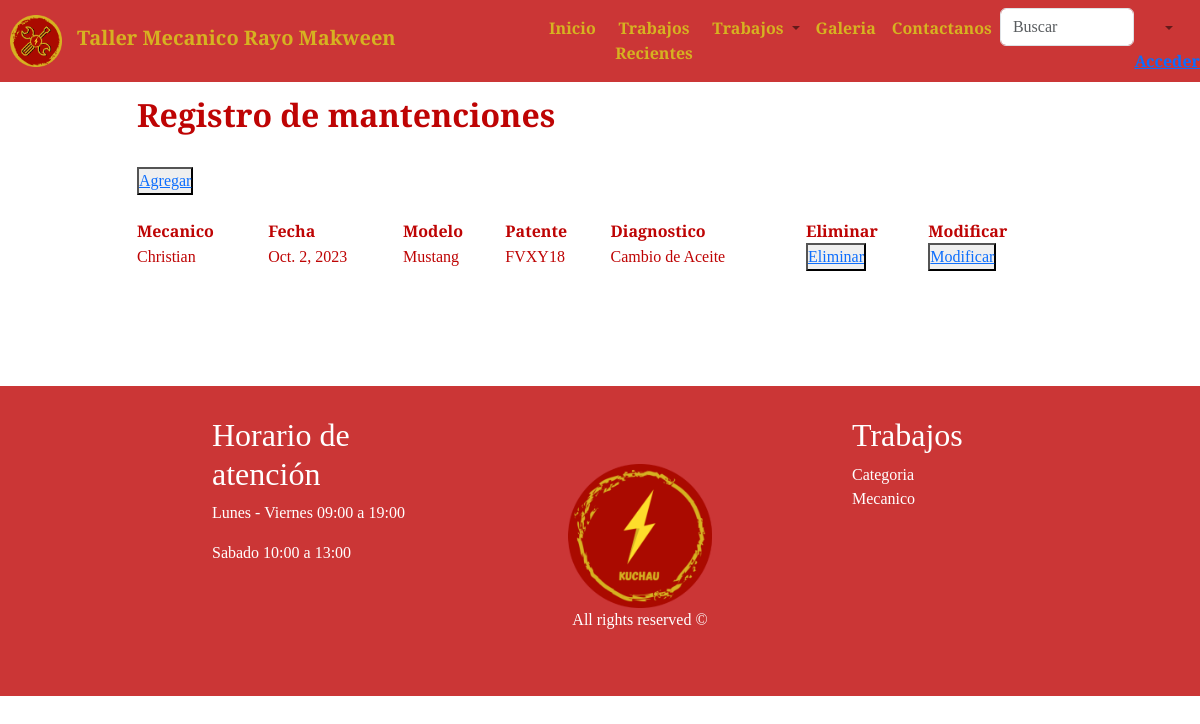
Screenshot of /taller/crud_atencion with the database file from the repository.
### taller/models.py (models this page shows)
class Atencion(models.Model):
    id_atencion     = models.AutoField(primary_key=True, db_column='idAtencion')
    mecanico        = models.ForeignKey('Mecanico',on_delete=models.CASCADE, db_column='rut')
    fecha_atencion  = models.DateField(blank=False, null=False)
    modelo          = models.CharField(max_length=20)
    patente         = models.CharField(max_length=20)
    diagnostico     = models.CharField(max_length=100)
    id_mantencion   = models.ForeignKey('Mantencion', on_delete=models.CASCADE, db_column='idMantencion')
    cantidad        = models.CharField(max_length=20)
    valor           = models.CharField(max_length=20)

class Mecanico(models.Model):
    rut              = models.CharField(db_column='rut', primary_key=True,max_length=10)
    nombre           = models.CharField(max_length=20)
    apellido_paterno = models.CharField(max_length=20)
    apellido_materno = models.CharField(max_length=20)
    fecha_nacimiento = models.DateField(blank=False, null=False)
    id_genero        = models.ForeignKey('Genero',on_delete=models.CASCADE, db_column='idGenero')
    telefono         = models.CharField(max_length=45)
    email            = models.EmailField(unique=True, max_length=100, blank=True, null=True)
    direccion        = models.CharField(max_length=50, blank=True, null=True)

### taller/views.py (the view)
# urls.py: path('crud_atencion', views.crud_atencion, name='crud_atencion'),
def crud_atencion(request):
    atenciones=Atencion.objects.all()
    context={'atenciones':atenciones}
    print("Enviando datos a atencion_list")
    return render(request,"taller/atencion_list.html",context)

### taller/templates/taller/atencion_list.html (shortened to what this page needs)
{% load static %}
<!DOCTYPE html>
<html lang="en">
<head>
    <link rel="stylesheet" href="https://stackpath.bootstrapcdn.com/bootstrap/4.1.3/css/bootstrap.min.css"
>
    <link rel="stylesheet" href="{% static 'img/iconos/css/fontello.css' %}">
    <link rel="stylesheet" href="{% static 'ext/bootstrap/css/bootstrap.min.css' %}">
    <link rel="stylesheet" href="{% static 'css/keyframes.css' %}">
    <link rel="stylesheet" href="{% static 'css/banner.css' %}">
    <link rel="stylesheet" href="{% static 'css/style.css' %}">
</head>
<body>
    <header>
        <nav class="my_navbar navbar navbar-expand-lg navbar-light bg-light fixed-top">
          <a class="navbar-brand pad_l" href="index"> <img  style="max-width: 10%;" src="{% static 'img/Llave.png' %}" class="img-fluid" alt="Logo" width="20%">
          <b class="color_nav">&nbsp Taller Mecanico Rayo Makween</b></a>
          <div class="collapse navbar-collapse" id="navbarSupportedContent">
            <ul class="navbar-nav mr-auto">
              <li class="nav-item active">
                <a class="nav-link" href="index"><b class="color_nav">Inicio</b><span class="sr-only">(current)</span></a>
              </li>
              <li class="nav-item">
                <a class="nav-link" href="trabajosrecientes"><b class="color_nav">Trabajos Recientes</b></a>
              </li>
              <li class="nav-item dropdown">
                <a class="nav-link dropdown-toggle" href="#" id="navbarDropdown" role="button" data-toggle="dropdown"
                  aria-haspopup="true" aria-expanded="false">
                  <b class="color_nav">Trabajos</b>
                </a>
              </li>
              <li class="nav-item">
                <a class="nav-link" href="galeria"><b class="color_nav">Galeria</b></a>
              </li>
              <li>
              <li class="nav-item">
                <a class="nav-link" href="contactanos"><b class="color_nav">Contactanos</b></a>
              </li>
              <li>
                  <input class="form-control" type="search" placeholder="Buscar">
              </li>
              <li class="nav-item dropdown">
                <a class="nav-link dropdown-toggle" href="#" id="navbarDropdown" role="button" data-toggle="dropdown"
                  aria-haspopup="true" aria-expanded="false">
                  <b class="color_nav">{% if user.is_authenticated %}
                                        Bienvenido: {{user.username}}!
                                        {% else %}
                                        <a href="http://127.0.0.1:8000/accounts/login"><b>Acceder</b></a>
                                       {% endif %}
                  </b>
                </a>
              </li>
            </ul>
          </div>
        </nav>
      </header>
    <section>
        <div class="container">
            <div class="row color_cont">
                <div class="col-md-1"></div>
                <div class="col-md-10" style="padding-bottom: 2%;">
                    <br><br><br><br>
                    <div class="row text-left">
                        <h2><b> Registro de mantenciones</b></h2>
                    </div>
                    <div class="list-group">
                        <br>
                        <button type="button" style="width: fit-content;">
                            <a href="{% url 'atencionAdd' %}">Agregar</a>
                        </button><br>
                        <table>
                            {% if atenciones %}
                                <th>Mecanico</th>
                                <th>Fecha</th>
                                <th>Modelo</th>
                                <th>Patente</th>
                                <th>Diagnostico</th>
                                <th>Eliminar</th>
                                <th>Modificar</th>
                                {% for x in atenciones %}
                                    <tr>
                                        <td>{{ x.mecanico.nombre }}</td>
                                        <td>{{ x.fecha_atencion }}</td>
                                        <td>{{ x.modelo }}</td>
                                        <td>{{ x.patente }}</td>
                                        <td>{{ x.diagnostico }}</td>
                                        <td><button type="button">
                                            <a href="{% url 'atencionDel' pk=x.id_atencion %}">Eliminar</a>
                                        </button></td>
                                        <td><button type="button">
                                            <a href="{% url 'atencionEdit' pk=x.id_atencion %}">Modificar</a>
                                        </button></td>
                                    </tr>
                                {% endfor %}
                            {% endif %}
                        </table><br>
                        <br><br>
                    </div>
                </div>
                <div class="col-md-1"></div>
            </div>
        </div>
    </section>
    <footer>
        <div class="cont_footer">
            <div class="container">
                <div class="row">
                    <div class="col-md-1"></div>
                    <div class="col-md-3">
                        <h2>Horario de atención</h2>
                        <p>Lunes - Viernes 09:00 a 19:00</p>
                        <p>Sabado 10:00 a 13:00</p>
                    </div>
                    <div class="col-md-1"></div>
                    <div class="col-md-3 cont_img_footer">
                        <img src="{% static 'img/Footer.png' %}" class="img-fluid" alt="Footer" width="auto">
                        <p> All rights reserved ©</p>
                    </div>
                    <div class="col-md-1"></div>
                    <div class="col-md-3">
                        <h2>Trabajos</h2>
                        <a href="categoria">Categoria</a>
                        <a href="mecanico">Mecanico</a>
                    </div>
                </div>
            </div>
        </div>
    </footer>
</body>
</html>

### taller/static/css/banner.css (style rules this page uses)
.pad_l { padding-left: 10px; }

### taller/static/css/style.css (style rules this page uses)
* { margin: 0%; padding: 0; box-sizing: border-box; }
body { font-family: 'Cormorant Garamond', serif; }
.my_navbar { background-color: rgba(190, 4, 4, 0.8) !important; }
.my_navbar div, .my_navbar ul { background-color: transparent !important; text-align: center; }
.form-control { align-items: center; }
.color_nav { color: #D6B221; }
.color_cont { color: rgba(190, 4, 4); }
.cont_footer { background-color: rgba(190, 4, 4, 0.8); padding: 10%; padding-bottom: 0; padding-top: 30px; color: white; margin-top: 20px; text-align: left; }
.cont_footer a { color: white; text-decoration: none; display: block; padding-bottom: 0; text-align: left; }
.cont_img_footer { padding: 5%; float: center; max-width: 30%; text-align: center; }

### rows the page displays
Atencion: mecanico.nombre "Christian", fecha_atencion "Oct. 2, 2023", modelo "Mustang", patente "FVXY18", diagnostico "Cambio de Aceite"
